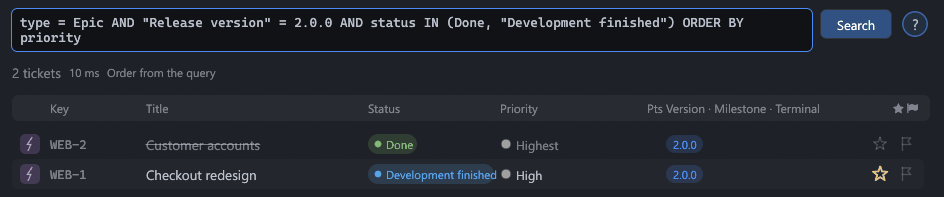
#> input picture assets/query-help/query-help-epics-release.png, 944 x 197 px
$ python readme_shot_post.py ../assets/query-help/query-help-epics-release.png out.png
#> lines starting #> are read from the running program, lines starting #| are printed output that depends on the picture; after the words box and inside, x2 and y2 are one past the last pixel; in counts of white or black regions, pixels touching at a corner belong together
#!/usr/bin/env python3
"""Rahmt einen Fenster-Screenshot für die README: Verlaufs-Hintergrund, weicher Schatten, abgerundete Ecken (Stil von docs/images/app.png).

Aufruf:  python -I tools/readme_shot_post.py <fenster.png> <ziel.png> [--margin 70] [--max-kb 400]
Benötigt Pillow (`pip install pillow`). Das Ergebnis wird bei Bedarf auf eine 256-Farben-Palette verkleinert, bis es unter --max-kb liegt.
"""
import argparse
import os
import sys

from PIL import Image, ImageChops, ImageDraw, ImageFilter


def gradient(w, h):
    """Diagonaler Verlauf von dunkelblau nach dunkelviolett (wie app.png)."""
    c0, c1 = (14, 18, 32), (58, 35, 80)
    small = Image.new("RGB", (64, 64))
    px = small.load()
    for y in range(64):
        for x in range(64):
            t = (x + y) / 126.0
            px[x, y] = tuple(round(c0[i] + (c1[i] - c0[i]) * t) for i in range(3))
    return small.resize((w, h), Image.BILINEAR)


def main():
    ap = argparse.ArgumentParser()
    ap.add_argument("src")
    ap.add_argument("dst")
    ap.add_argument("--margin", type=int, default=70)
    ap.add_argument("--radius", type=int, default=10)
    ap.add_argument("--max-kb", type=int, default=400)
    a = ap.parse_args()

    win = Image.open(a.src).convert("RGB")
#> win is the input picture: PIL image 944x197 RGB; mean R, G, B 34.9, 39, 46.4
    m = a.margin
    w, h = win.size
#> w = 944; h = 197
    bg = gradient(w + 2 * m, h + 2 * m + 20).convert("RGBA")
#> in gradient, `small = Image.new("RGB", (64, 64))`: small: PIL image 64x64 RGB; every value is 0
#> in gradient, `return small.resize((w, h), Image.BILINEAR)`:
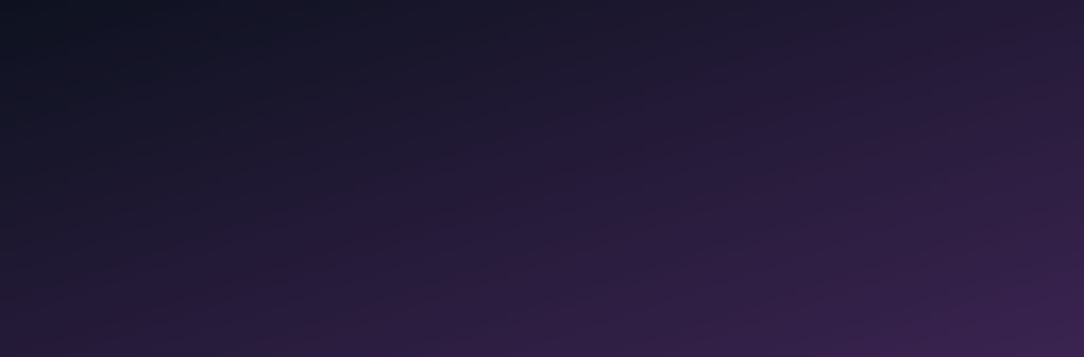
#> returned value: PIL image 1084x357 RGB; mean R, G, B 36, 26.5, 56
    # Schatten
    shadow = Image.new("L", bg.size, 0)
#> shadow: PIL image 1084x357 L; every value is 0
    ImageDraw.Draw(shadow).rounded_rectangle((m, m + 14, m + w, m + 14 + h), a.radius, fill=170)
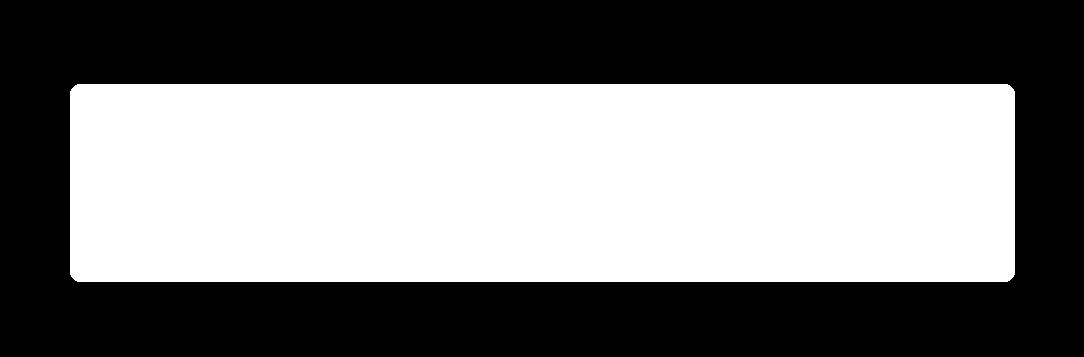
#> shadow: PIL image 1084x357 L; values 0 (black) and 170 (white), 48.3% white; 1 white region, box (x1, y1, x2, y2) and area: (70, 84, 1015, 282) 187018
    shadow = shadow.filter(ImageFilter.GaussianBlur(22))
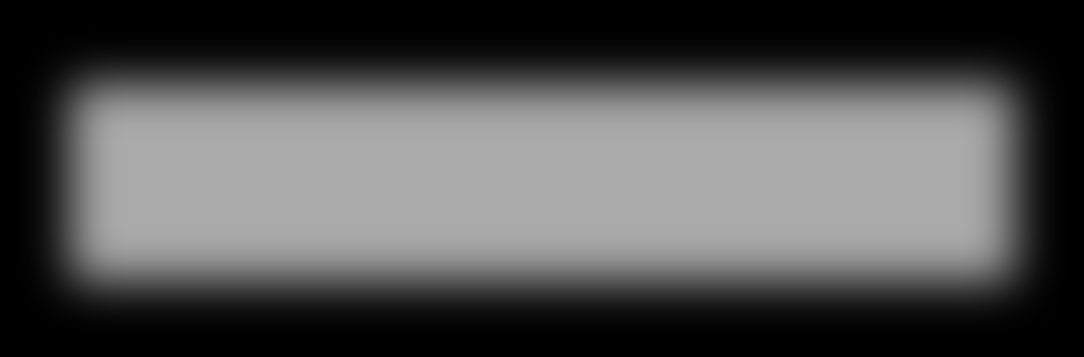
#> shadow: PIL image 1084x357 L; min 0, max 170, mean 82.2
    bg.paste(Image.new("RGBA", bg.size, (0, 0, 0, 255)), (0, 0), shadow)
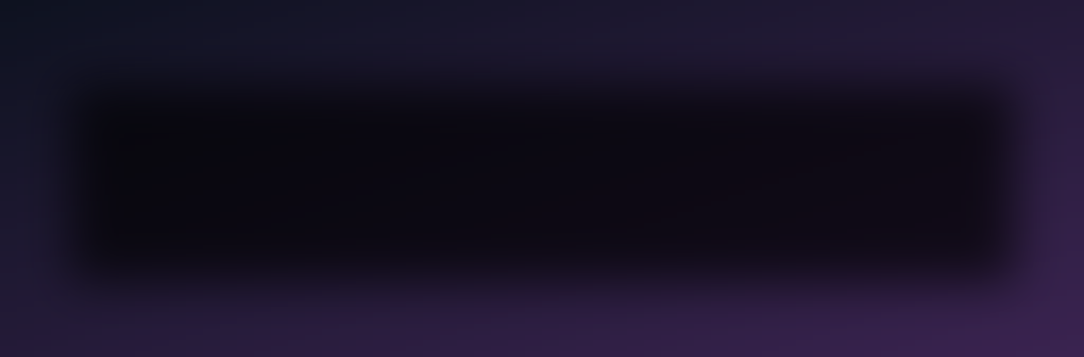
#> bg: PIL image 1084x357 RGBA; mean R, G, B, A 24.3, 17.9, 37.9, 255
    # Fenster mit abgerundeten Ecken
    mask = Image.new("L", (w * 4, h * 4), 0)
#> mask: PIL image 3776x788 L; every value is 0
    ImageDraw.Draw(mask).rounded_rectangle((0, 0, w * 4 - 1, h * 4 - 1), a.radius * 4, fill=255)
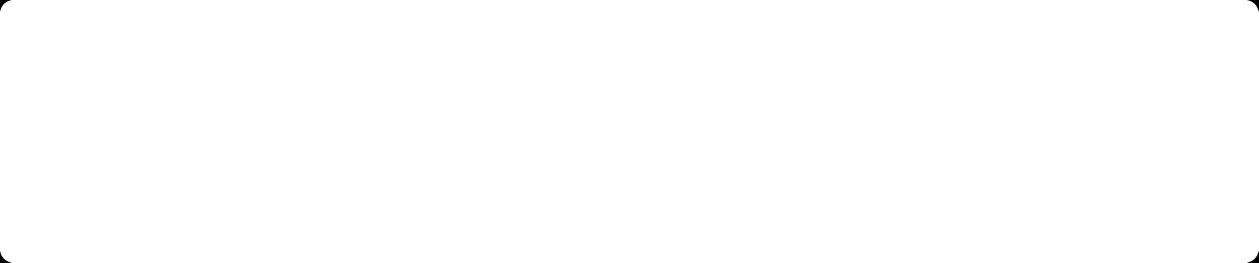
#> mask: PIL image 3776x788 L (shown at 1/3 size); 100% white; 4 black regions, box (x1, y1, x2, y2) and area: (0, 0, 34, 34) 354, (3742, 0, 3776, 34) 354, (0, 754, 34, 788) 354, (3742, 754, 3776, 788) 354
    mask = mask.resize((w, h), Image.LANCZOS)
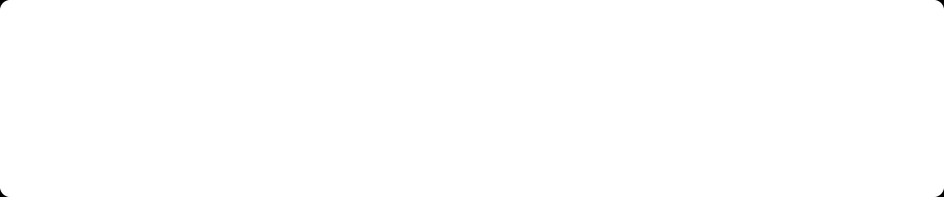
#> mask: PIL image 944x197 L; min 0, max 255, mean 254.9
    bg.paste(win, (m, m + 4), mask)
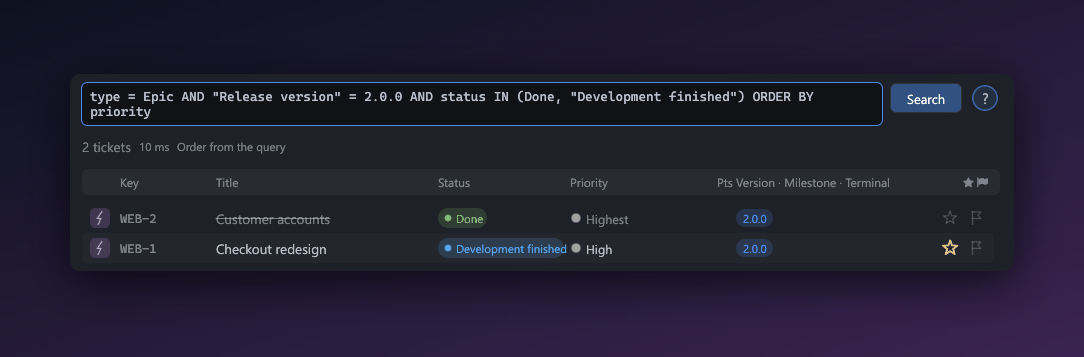
#> bg: PIL image 1084x357 RGBA; mean R, G, B, A 34.1, 31.5, 49.3, 255
    # feiner heller Rand
    border = Image.new("L", bg.size, 0)
    d = ImageDraw.Draw(border)
    d.rounded_rectangle((m, m + 4, m + w - 1, m + 4 + h - 1), a.radius, outline=60, width=1)
    bg.paste(Image.new("RGBA", bg.size, (255, 255, 255, 255)), (0, 0), border)
    out = bg.convert("RGB")
    out.save(a.dst, optimize=True)
    if os.path.getsize(a.dst) > a.max_kb * 1024:
        out.quantize(colors=256, method=Image.Quantize.FASTOCTREE, dither=Image.Dither.NONE).save(a.dst, optimize=True)
    kb = os.path.getsize(a.dst) / 1024
    print(f"{a.dst}: {out.size[0]}x{out.size[1]}, {kb:.0f} KB")
#| out.png: 1084x357, 55 KB
    if kb > a.max_kb:
        print("WARNUNG: größer als erlaubt", file=sys.stderr)
        sys.exit(1)


if __name__ == "__main__":
    main()

$ run again, on assets/query-help/query-help-basics-quotes.png
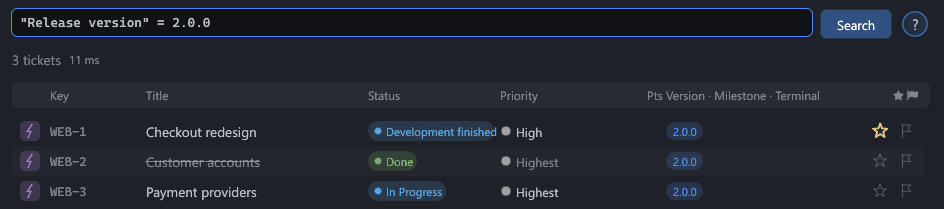
#> input picture assets/query-help/query-help-basics-quotes.png, 944 x 209 px
#> in main, win is the input picture: PIL image 944x209 RGB; mean R, G, B 34.5, 38.7, 46.3
#> small: PIL image 64x64 RGB; every value is 0
#> in main, `ImageDraw.Draw(shadow).rounded_rectangle((m, m + 14, m + w, m + 14 + h..`:
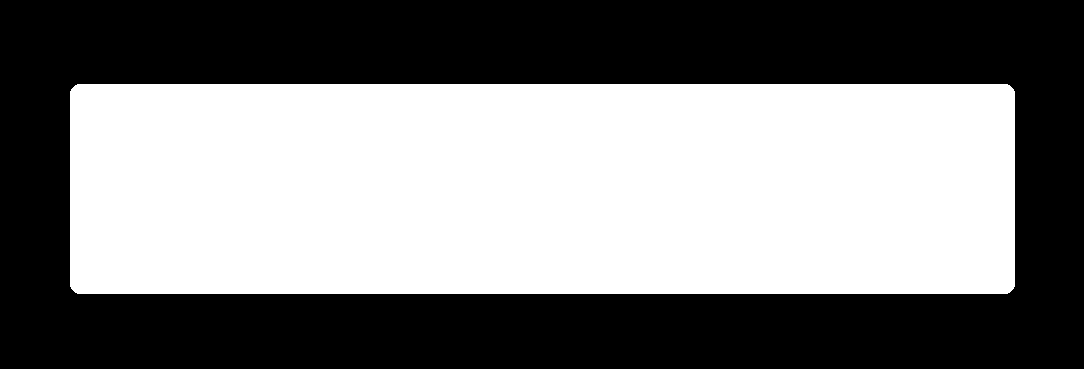
#> shadow: PIL image 1084x369 L; values 0 (black) and 170 (white), 49.6% white; 1 white region, box (x1, y1, x2, y2) and area: (70, 84, 1015, 294) 198358
#> in main, `bg.paste(win, (m, m + 4), mask)`:
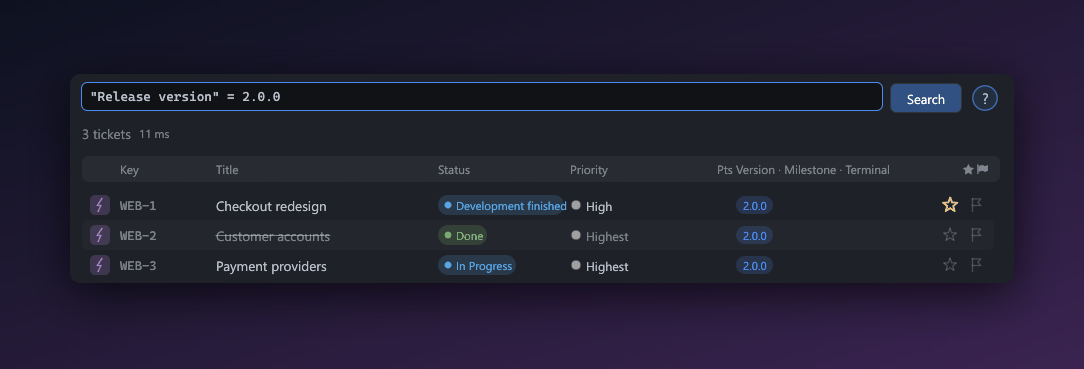
#> bg: PIL image 1084x369 RGBA; mean R, G, B, A 34, 31.6, 49.2, 255
#| out.png: 1084x369, 52 KB

$ run again, on assets/query-help/query-help-combo-attention.png
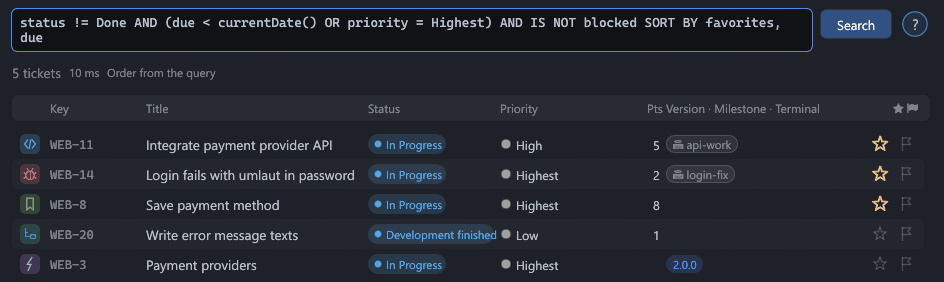
#> input picture assets/query-help/query-help-combo-attention.png, 944 x 282 px
#> in main, win is the input picture: PIL image 944x282 RGB; mean R, G, B 36.4, 40.7, 48
#> small: PIL image 64x64 RGB; every value is 0
#> in main, `ImageDraw.Draw(shadow).rounded_rectangle((m, m + 14, m + w, m + 14 + h..`:
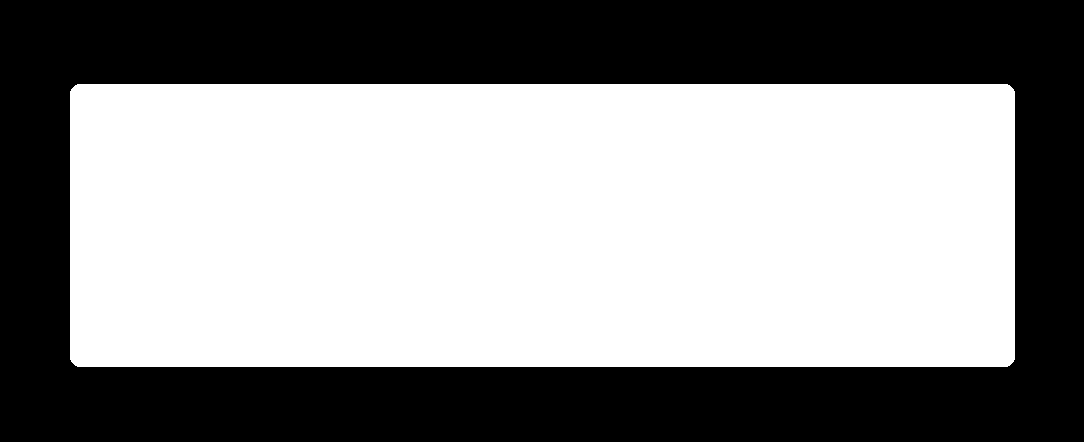
#> shadow: PIL image 1084x442 L; values 0 (black) and 170 (white), 55.8% white; 1 black region, box (x1, y1, x2, y2) and area: (0, 0, 1084, 442) 211785
#> in main, `bg.paste(win, (m, m + 4), mask)`:
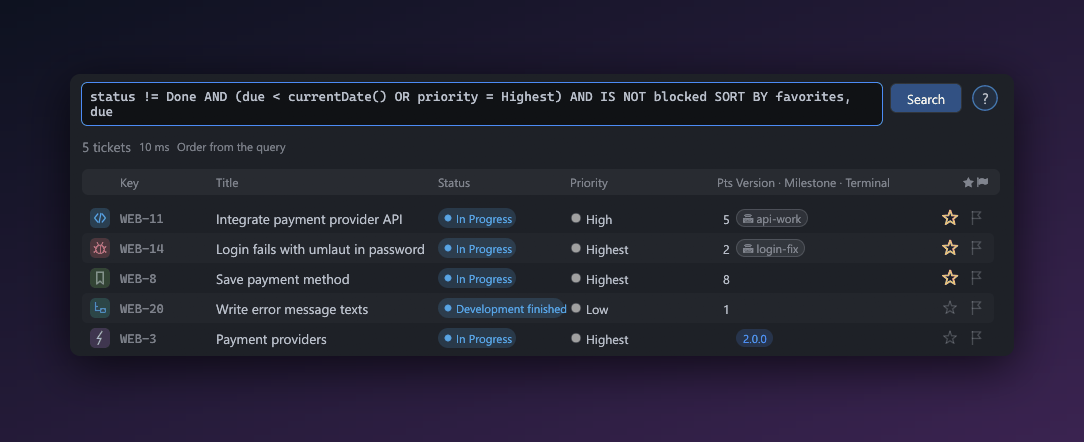
#> bg: PIL image 1084x442 RGBA; mean R, G, B, A 35.1, 33.5, 49.8, 255
#| out.png: 1084x442, 85 KB

$ run again, on assets/query-help/query-help-combo-sprint.png
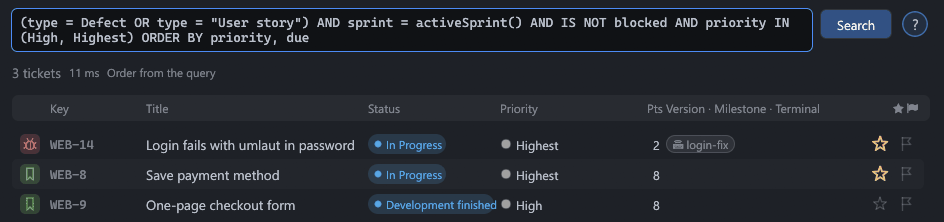
#> input picture assets/query-help/query-help-combo-sprint.png, 944 x 222 px
#> in main, win is the input picture: PIL image 944x222 RGB; mean R, G, B 36.5, 40.7, 47.9
#> small: PIL image 64x64 RGB; every value is 0
#> in main, `bg.paste(win, (m, m + 4), mask)`:
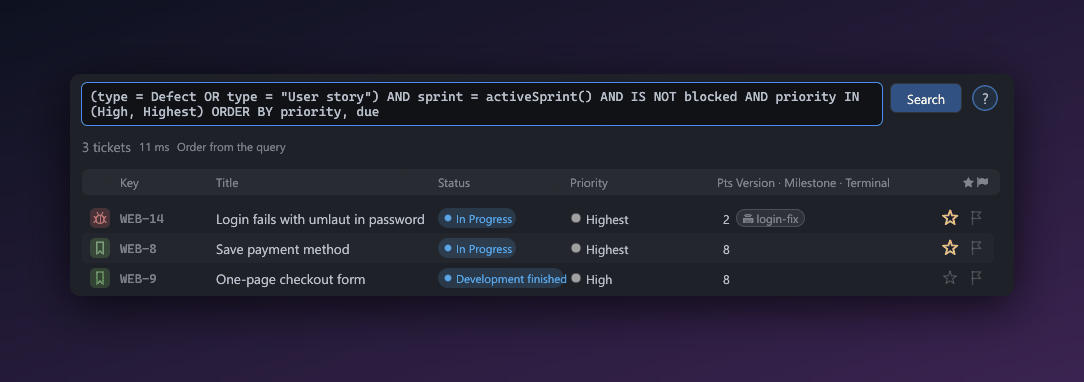
#> bg: PIL image 1084x382 RGBA; mean R, G, B, A 35, 32.7, 49.9, 255
#| out.png: 1084x382, 71 KB
